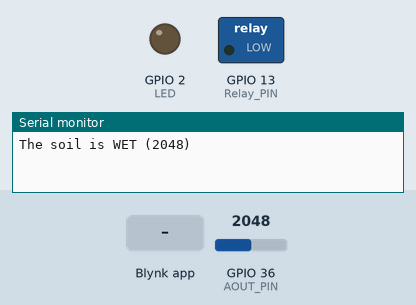
Simulated run of this sketch. Board: ESP32-S3. Parts: switched loads named in the sketch (green lamp = pin HIGH), output pins drawn as LEDs (lit = HIGH), the last lines printed to the serial monitor. The test bench sets the inputs (shaded band); at power-on: GPIO 36 (AOUT_PIN) = 2048. WiFi joins after 1.5 s; servers stay silent unless stated.

Above: at 3.1 s.
3.2 s: Blynk app writes 1 to V0
At 3.9 s:
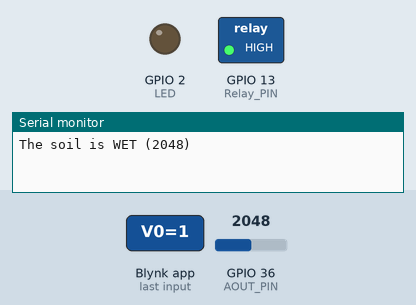
4.7 s: GPIO 36 (AOUT_PIN) set to 1026
6.2 s: GPIO 36 (AOUT_PIN) set to 937
9.4 s: Blynk app writes 0 to V0
At 9.9 s:
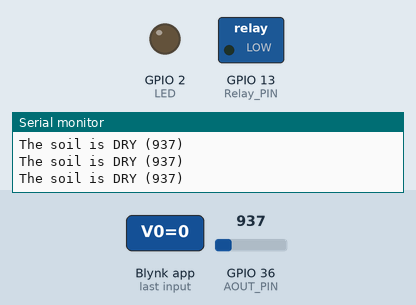
10.9 s: Blynk app writes 200 to V0
At 12.2 s:
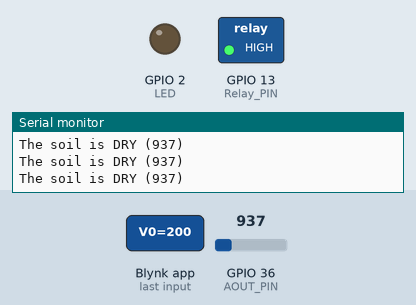
Timing chart, 0 to 13.4 s (numbered marks = the images above; inputs shaded):
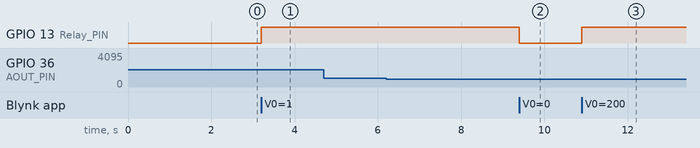

The sketch:

Edgent_ESP32Test.ino
```cpp
// (licence header left out)
/* Fill in information from your Blynk Template here */
/* Read more: https://bit.ly/BlynkInject */
#define AOUT_PIN 36 // ESP32 pin GPIO36 (ADC0) that connects to AOUT pin of moisture sensor
#define Relay_PIN 13 // ESP32 pin GPIO36 (ADC0) that connects to Rely pin of moisture sensor
#define LED 2
#define THRESHOLD 1000 // CHANGE YOUR THRESHOLD HERE
#define BLYNK_TEMPLATE_ID "TMPL3op339uR_"
#define BLYNK_TEMPLATE_NAME "KellyThePlant"

#define BLYNK_FIRMWARE_VERSION        "0.1.0"

#define BLYNK_PRINT Serial
//#define BLYNK_DEBUG

#define APP_DEBUG

// Uncomment your board, or configure a custom board in Settings.h
#define USE_ESP32_DEV_MODULE
//#define USE_ESP32C3_DEV_MODULE
//#define USE_ESP32S2_DEV_KIT
//#define USE_WROVER_BOARD
//#define USE_TTGO_T7
//#define USE_TTGO_T_OI

#include "BlynkEdgent.h"

BlynkTimer timer;


// This function is called every time the Virtual Pin 0 state changes
BLYNK_WRITE(V0)
{
  // Set incoming value from pin V0 to a variable
  int value = param.asInt();
  digitalWrite(Relay_PIN, value);
  digitalWrite(Relay_PIN, value);
  // Update state
  Blynk.virtualWrite(V1, value);
}

// This function is called every time the device is connected to the Blynk.Cloud
BLYNK_CONNECTED()
{
  // Change Web Link Button message to "Congratulations!"
  Blynk.setProperty(V3, "offImageUrl", "https://static-image.nyc3.cdn.digitaloceanspaces.com/general/fte/congratulations.png");
  Blynk.setProperty(V3, "onImageUrl",  "https://static-image.nyc3.cdn.digitaloceanspaces.com/general/fte/congratulations_pressed.png");
  Blynk.setProperty(V3, "url", "https://docs.blynk.io/en/getting-started/what-do-i-need-to-blynk/how-quickstart-device-was-made");
}

// This function sends Arduino's uptime every second to Virtual Pin 2.
void myTimerEvent()
{
  // You can send any value at any time.
  // Please don't send more that 10 values per second.
  int value = analogRead(AOUT_PIN); // read the analog value from sensor
  Blynk.virtualWrite(V2, millis() / 1000);
  Blynk.virtualWrite(V5, value);


  if (value < THRESHOLD)
    Serial.print("The soil is DRY (");
  else
    Serial.print("The soil is WET (");

  Serial.print(value);
  Serial.println(")");
}

void setup()
{
  Serial.begin(115200);
  delay(100);

  BlynkEdgent.begin();
  timer.setInterval(1000L, myTimerEvent);
  pinMode(Relay_PIN, OUTPUT);
  pinMode(LED, OUTPUT);
}

void loop() {
  BlynkEdgent.run();
  timer.run();
}
```

Measured:
- after the input at 3.2 s, GPIO 13 (Relay_PIN): LOW → HIGH at once
- after the input at 9.4 s, GPIO 13 (Relay_PIN): HIGH → LOW at once
- after the input at 10.9 s, GPIO 13 (Relay_PIN): LOW → HIGH at once
